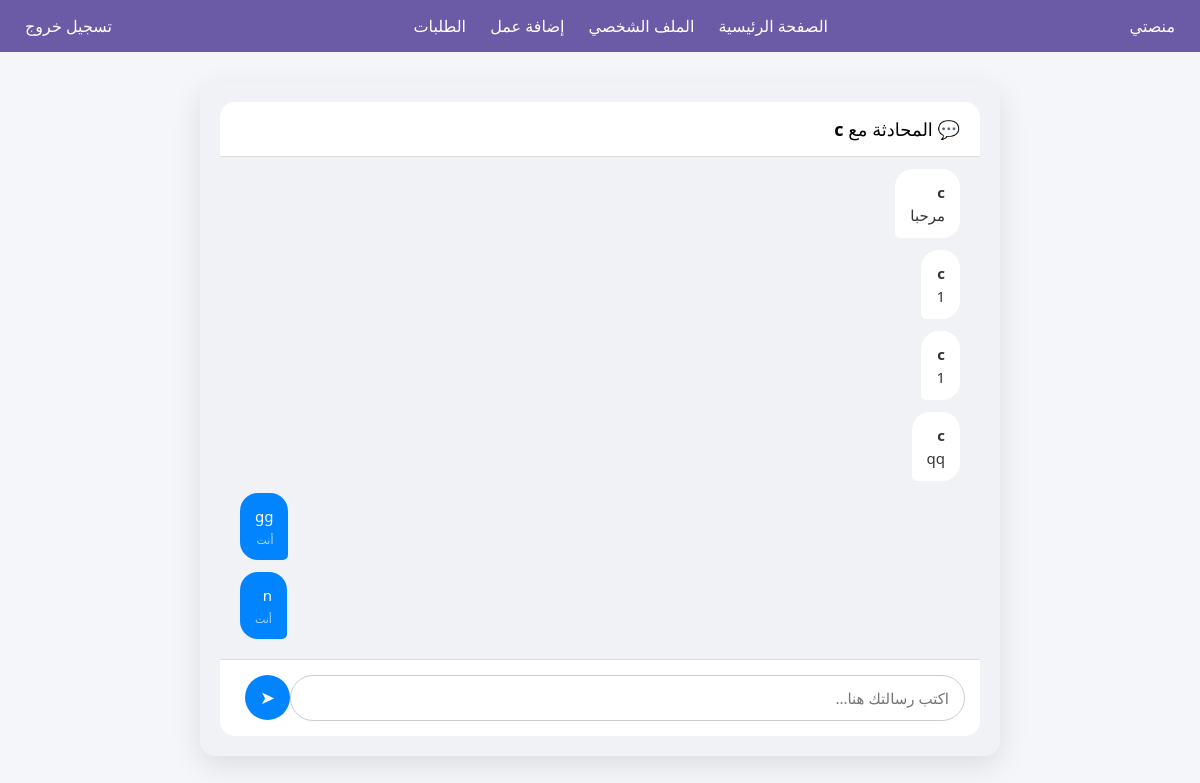
/chat/9 (signed in), run on the app's committed database.
### tables this page shows
CREATE TABLE chat_messages (
    id INTEGER PRIMARY KEY AUTOINCREMENT,
    request_id INTEGER NOT NULL,
    sender_id INTEGER NOT NULL,
    message TEXT NOT NULL,
    created_at TIMESTAMP DEFAULT CURRENT_TIMESTAMP
);

CREATE TABLE users (
            id INTEGER PRIMARY KEY AUTOINCREMENT,
            username TEXT NOT NULL,
            email TEXT NOT NULL,
            password TEXT NOT NULL,
            role TEXT NOT NULL
        , active INTEGER DEFAULT 1, bio TEXT DEFAULT '', portfolio TEXT DEFAULT '', specialty TEXT DEFAULT '', work_type TEXT DEFAULT '');

### app/chat/routes.py (the view, shortened to what this page needs)
@chat_bp.route('/chat/<int:request_id>', methods=['GET', 'POST'])
def chat(request_id):
    if 'user_id' not in session:
        flash("يرجى تسجيل الدخول")
        return redirect(url_for('auth.login'))
    conn = sqlite3.connect(Config.DATABASE)
    conn.row_factory = sqlite3.Row
    req = conn.execute(
        'SELECT * FROM requests WHERE id=?',
        (request_id,)
    ).fetchone()
    if not req or req['status'] != 'مقبول':
        conn.close()
        flash('لا يمكن فتح المحادثة')
        return redirect(url_for('home.home'))
    if session['user_id'] not in (req['client_id'], req['designer_id']):
        conn.close()
        flash('غير مسموح')
        return redirect(url_for('home.home'))
    if session['user_id'] == req['client_id']:
        other = conn.execute(
            'SELECT username FROM users WHERE id=?',
            (req['designer_id'],)
        ).fetchone()
    else:
        other = conn.execute(
            'SELECT username FROM users WHERE id=?',
            (req['client_id'],)
        ).fetchone()
    messages = conn.execute("""
        SELECT cm.*, u.username
        FROM chat_messages cm
        JOIN users u ON cm.sender_id = u.id
        WHERE cm.request_id=?
        ORDER BY cm.id ASC
    """, (request_id,)).fetchall()
    conn.close()
    return render_template(
        'chat/chat.html',
        messages=messages,
        other_user_name=other['username']
    )

### app/chat/templates/chat/chat.html (shortened to what this page needs)
{% extends 'base.html' %}
{% block content %}
<div class="chat-container">
    <div class="chat-header">
        <div class="chat-user">
            💬 المحادثة مع <strong>{{ other_user_name }}</strong>
        </div>
    </div>
    <div class="chat-messages" id="chatBox">
        {% for msg in messages %}
            {% if msg['sender_id'] == session['user_id'] %}
                <div class="message-row me">
                    <div class="message-bubble me">
                        {{ msg['message'] }}
                        <span class="time">أنت</span>
                    </div>
                </div>
            {% else %}
                <div class="message-row other">
                    <div class="message-bubble other">
                        <strong>{{ msg['username'] }}</strong><br>
                        {{ msg['message'] }}
                    </div>
                </div>
            {% endif %}
        {% endfor %}
    </div>
    <form method="POST" class="chat-input">
        <input
            type="text"
            name="message"
            placeholder="اكتب رسالتك هنا..."
            required
            autocomplete="off"
        >
        <button type="submit">➤</button>
    </form>
</div>
{% endblock %}

### app/static/style.css (style rules this page uses)
* { margin: 0; padding: 0; box-sizing: border-box; font-family: 'Segoe UI', Tahoma, Geneva, Verdana, sans-serif; }
body { direction: rtl; background-color: #f5f6fa; }
.chat-container { max-width: 700px; margin: 30px auto; background: #f9f9f9; padding: 20px; border-radius: 10px; }

### app/chat/templates/chat/chat.html (style rules this page uses)
.chat-container { max-width: 800px; margin: 30px auto; background: #f0f2f5; border-radius: 15px; display: flex; flex-direction: column; height: 80vh; box-shadow: 0 10px 30px rgba(0,0,0,0.1); }
.chat-header { padding: 15px 20px; background: #ffffff; border-bottom: 1px solid #ddd; border-radius: 15px 15px 0 0; font-size: 18px; }
.chat-messages { flex: 1; padding: 20px; overflow-y: auto; display: flex; flex-direction: column; gap: 12px; }
.message-row { display: flex; }
.message-row.me { justify-content: flex-end; }
.message-row.other { justify-content: flex-start; }
.message-bubble { max-width: 65%; padding: 12px 15px; border-radius: 18px; font-size: 15px; line-height: 1.5; }
.message-bubble.me { background: #0084ff; color: #fff; border-bottom-right-radius: 5px; }
.message-bubble.other { background: #ffffff; color: #333; border-bottom-left-radius: 5px; }
.time { display: block; font-size: 11px; opacity: 0.7; margin-top: 4px; }
.chat-input { display: flex; padding: 15px; background: #ffffff; border-top: 1px solid #ddd; border-radius: 0 0 15px 15px; }
.chat-input input { flex: 1; padding: 12px 15px; border-radius: 25px; border: 1px solid #ccc; outline: none; font-size: 15px; }
.chat-input button { margin-left: 10px; width: 45px; height: 45px; border-radius: 50%; border: none; background: #0084ff; color: #fff; font-size: 18px; cursor: pointer; }

### data on the page
chat_messages: username "c", message "مرحبا"
chat_messages: username "c", message "1"
chat_messages: username "c", message "1"
chat_messages: username "c", message "qq"
chat_messages: message "gg"
chat_messages: message "n"

### other printed values
{{ other_user_name }} "c"
